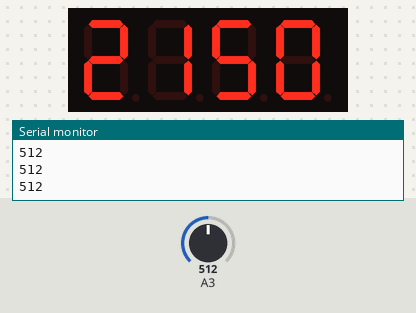
The sketch below on a simulated Arduino Uno, built with avr-gcc and run on an emulated ATmega328P. Parts: 4-digit seven-segment display, the last lines printed to the serial monitor. Wiring (inferred from the names in the program): 4-digit 7-segment display, segments lit when HIGH: segments A0, A1, A2, pin 2, pin 4, pin 7, pin 8, pin 13; digit selects pin 5, pin 6, pin 9, pin 10. The test bench sets the inputs (shaded band); at power-on: A3 = 512. The segment pins are drawn as the display they are named for.

Above: at 1.2 s.
1.3 s: A3 set to 716
At 2.5 s:
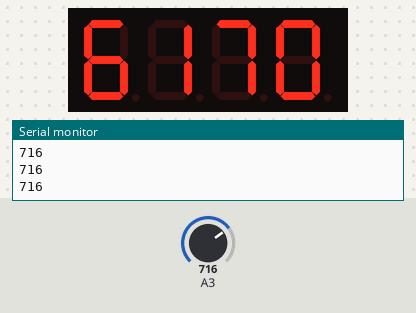
2.8 s: A3 set to 900
At 3.8 s:
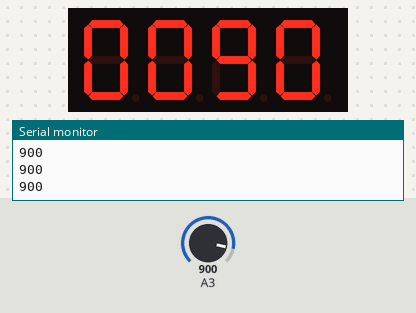
4.3 s: A3 set to 1023
At 4.9 s:
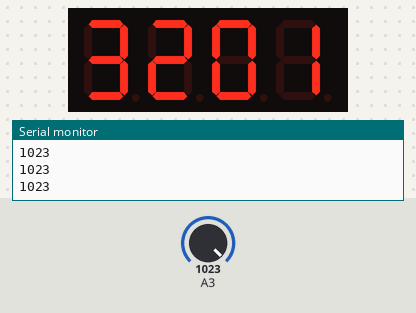
Timing chart, 0 to 7.3 s (numbered marks = the images above; inputs shaded):
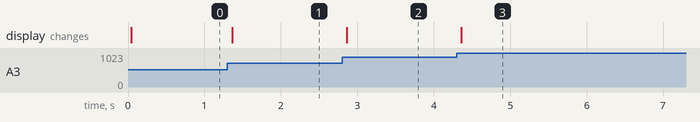

The sketch:

27_7segment.ino
```cpp
#define THERMISTOR A5  // thermistor pin
#define R0 10000
#define B 3435  // B: 3435 K the beta coefficient of the thermistor
#define R1 10000
float T0 = 25;  // °C reference temp.
float R;
float T;
int Ta;
int T1;
int T2;
int T3;
int T4;

int segmentA = A0;
int segmentB = A1;
int segmentC = A2;
int segmentD = 2;
int segmentE = 4;
int segmentF = 7;
int segmentG = 8;
int segmentDP = 13;
int digit1 = 5;
int digit2 = 6;
int digit3 = 9;
int digit4 = 10;

float averageTemp[5];

void average(float temp) {
  for (int num = 0; num <= 5; num++) {
    averageTemp[num] = temp;
  }
  temp = (averageTemp[0] + averageTemp[1] + averageTemp[2] + averageTemp[3] + averageTemp[4]) / 5;
  Serial.print("Temp: ");  // print out the value
  Serial.println(temp);
}

void setup() {
  T0 = T0 + 273.15;  // conversion from Celsius to kelvin
  Serial.begin(9600);
  pinMode(segmentA, OUTPUT);
  pinMode(segmentB, OUTPUT);
  pinMode(segmentC, OUTPUT);
  pinMode(segmentD, OUTPUT);
  pinMode(segmentE, OUTPUT);
  pinMode(segmentF, OUTPUT);
  pinMode(segmentG, OUTPUT);
  pinMode(segmentDP, OUTPUT);
  pinMode(digit1, OUTPUT);
  pinMode(digit2, OUTPUT);
  pinMode(digit3, OUTPUT);
  pinMode(digit4, OUTPUT);
}

void diactivepin() {
  digitalWrite(digit1, 0);
  digitalWrite(digit2, 0);
  digitalWrite(digit3, 0);
  digitalWrite(digit4, 0);
}

void activepin(int digit) {
  switch (digit) {
    case 1:
      digitalWrite(digit1, 1);
      break;
    case 2:
      digitalWrite(digit2, 1);
      break;
    case 3:
      digitalWrite(digit3, 1);
      break;
    case 4:
      digitalWrite(digit4, 1);
      break;
  }
}

void tempout(int temp1, int temp2, int temp3, int temp4) {
  for (int num = 4; num >= 1; num--) {
    activepin(num);
    switch (num) {
      case 4:
        displaysegment(temp4, 0);

        break;
      case 3:
        displaysegment(temp3, 0);

        break;
      case 2:
        displaysegment(temp2, 0);

        break;
      case 1:
        displaysegment(temp1, 0);

        break;
    }
    delay(2);
    diactivepin();
  }
}

void Segment(byte a, byte b, byte c, byte d, byte e, byte f, byte g, byte dp) {
  digitalWrite(segmentA, a);
  digitalWrite(segmentB, b);
  digitalWrite(segmentC, c);
  digitalWrite(segmentD, d);
  digitalWrite(segmentE, e);
  digitalWrite(segmentF, f);
  digitalWrite(segmentG, g);
  digitalWrite(segmentDP, dp);
}

void displaysegment(int digit, int dp) {
  switch (digit) {
    case 0:
      Segment(1, 1, 1, 1, 1, 1, 0, dp);
      break;
    case 1:
      Segment(0, 1, 1, 0, 0, 0, 0, dp);
      break;
    case 2:
      Segment(1, 1, 0, 1, 1, 0, 1, dp);
      break;
    case 3:
      Segment(1, 1, 1, 1, 0, 0, 1, dp);
      break;
    case 4:
      Segment(0, 1, 1, 0, 0, 1, 1, dp);
      break;
    case 5:
      Segment(1, 0, 1, 1, 0, 1, 1, dp);
      break;
    case 6:
      Segment(1, 0, 1, 1, 1, 1, 1, dp);
      break;
    case 7:
      Segment(1, 1, 1, 0, 0, 0, 0, dp);
      break;
    case 8:
      Segment(1, 1, 1, 1, 1, 1, 1, dp);
      break;
    case 9:
      Segment(1, 1, 1, 1, 0, 1, 1, dp);
      break;
    case 10:
      Segment(0, 0, 0, 0, 0, 0, 0, dp);
      break;
  }
}

void loop() {
  /*int samples;
    samples = analogRead(THERMISTOR);  // read the input on analog pin 0
    R = R1 * (samples / (1023.0 - samples));
    T = (1.0 / ((1.0 / T0) + (1.0 / B) * log(R / R0))) - 273.15;
    average(T);*/
  int c = analogRead(A3);
  Serial.println(c);

  Ta = c;
  T1 = Ta % 10;
  T2 = (Ta % 100) / 10;
  T3 = (Ta % 1000) / 100;
  T4 = (Ta % 10000) / 1000;
  tempout(T1, T2, T3, T4);
  /*if (T4 == 0 && T3 == 0 && T2 == 0 && T1 == 0)
    tempout(10, 10, 10, 10);
  else if (T4 == 0 && T3 == 0 && T2 == 0 && T1 != 0)
    tempout(T1, 10, 10, 10);
  else if (T4 == 0 && T3 == 0 && T2 != 0 && T1 == 0)
    tempout(T1, T2, 10, 10);
  else if (T4 == 0 && T3 != 0 && T2 == 0 && T1 == 0)
    tempout(T1, T2, T3, 10);
  else if (T4 != 0 && T3 == 0 && T2 == 0 && T1 == 0)
    tempout(T1, T2, T3, T4);*/
}
```

Measured:
- after the input at 1.3 s, the display: changes after 0.06 s (image 1)
- after the input at 2.8 s, the display: changes after 0.06 s (image 2)
- after the input at 4.3 s, the display: changes after 0.06 s (image 3)
